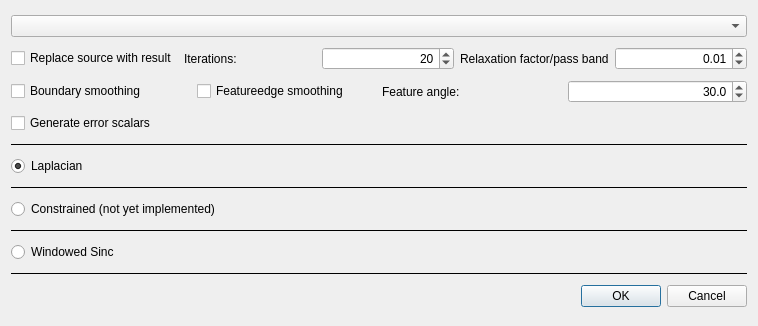
<?xml version="1.0" encoding="UTF-8"?>
<ui version="4.0">
 <class>SmoothDlg</class>
 <widget class="QDialog" name="SmoothDlg">
  <property name="geometry">
   <rect>
    <x>0</x>
    <y>0</y>
    <width>758</width>
    <height>326</height>
   </rect>
  </property>
  <property name="windowTitle">
   <string>Dialog</string>
  </property>
  <layout class="QVBoxLayout" name="verticalLayout">
   <item>
    <widget class="QComboBox" name="selectedObjectCB"/>
   </item>
   <item>
    <layout class="QHBoxLayout" name="horizontalLayout">
     <item>
      <widget class="QCheckBox" name="ReplaceSourceChk">
       <property name="text">
        <string>Replace source with result</string>
       </property>
      </widget>
     </item>
     <item>
      <widget class="QLabel" name="label">
       <property name="text">
        <string>Iterations:</string>
       </property>
      </widget>
     </item>
     <item>
      <widget class="QSpinBox" name="iterationsSpn">
       <property name="alignment">
        <set>Qt::AlignRight|Qt::AlignTrailing|Qt::AlignVCenter</set>
       </property>
       <property name="maximum">
        <number>500</number>
       </property>
       <property name="value">
        <number>20</number>
       </property>
      </widget>
     </item>
     <item>
      <widget class="QLabel" name="label_2">
       <property name="text">
        <string>Relaxation factor/pass band</string>
       </property>
      </widget>
     </item>
     <item>
      <widget class="QDoubleSpinBox" name="relaxFactorSpn">
       <property name="alignment">
        <set>Qt::AlignRight|Qt::AlignTrailing|Qt::AlignVCenter</set>
       </property>
       <property name="maximum">
        <double>1.000000000000000</double>
       </property>
       <property name="singleStep">
        <double>0.010000000000000</double>
       </property>
       <property name="value">
        <double>0.010000000000000</double>
       </property>
      </widget>
     </item>
    </layout>
   </item>
   <item>
    <layout class="QHBoxLayout" name="horizontalLayout_6">
     <item>
      <widget class="QCheckBox" name="boundarySmoothBtn">
       <property name="text">
        <string>Boundary smoothing</string>
       </property>
      </widget>
     </item>
     <item>
      <widget class="QCheckBox" name="featureedgeSmoothingBtn">
       <property name="text">
        <string>Featureedge smoothing</string>
       </property>
      </widget>
     </item>
     <item>
      <widget class="QLabel" name="label_3">
       <property name="text">
        <string>Feature angle:</string>
       </property>
      </widget>
     </item>
     <item>
      <widget class="QDoubleSpinBox" name="featureAngleSpn">
       <property name="alignment">
        <set>Qt::AlignRight|Qt::AlignTrailing|Qt::AlignVCenter</set>
       </property>
       <property name="decimals">
        <number>1</number>
       </property>
       <property name="maximum">
        <double>180.000000000000000</double>
       </property>
       <property name="value">
        <double>30.000000000000000</double>
       </property>
      </widget>
     </item>
    </layout>
   </item>
   <item>
    <layout class="QHBoxLayout" name="horizontalLayout_7">
     <item>
      <widget class="QCheckBox" name="errorScalarsBtn">
       <property name="text">
        <string>Generate error scalars</string>
       </property>
      </widget>
     </item>
    </layout>
   </item>
   <item>
    <widget class="Line" name="line_3">
     <property name="frameShadow">
      <enum>QFrame::Plain</enum>
     </property>
     <property name="orientation">
      <enum>Qt::Horizontal</enum>
     </property>
    </widget>
   </item>
   <item>
    <layout class="QHBoxLayout" name="horizontalLayout_2">
     <property name="leftMargin">
      <number>0</number>
     </property>
     <item>
      <widget class="QRadioButton" name="laplacianRadio">
       <property name="text">
        <string>Laplacian</string>
       </property>
       <property name="checked">
        <bool>true</bool>
       </property>
      </widget>
     </item>
    </layout>
   </item>
   <item>
    <widget class="Line" name="line_2">
     <property name="frameShadow">
      <enum>QFrame::Plain</enum>
     </property>
     <property name="orientation">
      <enum>Qt::Horizontal</enum>
     </property>
    </widget>
   </item>
   <item>
    <layout class="QHBoxLayout" name="horizontalLayout_3">
     <item>
      <widget class="QRadioButton" name="constrainedRadio">
       <property name="text">
        <string>Constrained (not yet implemented)</string>
       </property>
      </widget>
     </item>
    </layout>
   </item>
   <item>
    <widget class="Line" name="line">
     <property name="frameShadow">
      <enum>QFrame::Plain</enum>
     </property>
     <property name="lineWidth">
      <number>1</number>
     </property>
     <property name="orientation">
      <enum>Qt::Horizontal</enum>
     </property>
    </widget>
   </item>
   <item>
    <layout class="QHBoxLayout" name="horizontalLayout_4">
     <item>
      <widget class="QRadioButton" name="sincRadio">
       <property name="text">
        <string>Windowed Sinc</string>
       </property>
      </widget>
     </item>
    </layout>
   </item>
   <item>
    <widget class="Line" name="line_4">
     <property name="frameShadow">
      <enum>QFrame::Plain</enum>
     </property>
     <property name="orientation">
      <enum>Qt::Horizontal</enum>
     </property>
    </widget>
   </item>
   <item>
    <widget class="QDialogButtonBox" name="buttonBox">
     <property name="orientation">
      <enum>Qt::Horizontal</enum>
     </property>
     <property name="standardButtons">
      <set>QDialogButtonBox::Cancel|QDialogButtonBox::Ok</set>
     </property>
    </widget>
   </item>
  </layout>
 </widget>
 <resources/>
 <connections>
  <connection>
   <sender>buttonBox</sender>
   <signal>accepted()</signal>
   <receiver>SmoothDlg</receiver>
   <slot>accept()</slot>
   <hints>
    <hint type="sourcelabel">
     <x>248</x>
     <y>254</y>
    </hint>
    <hint type="destinationlabel">
     <x>157</x>
     <y>274</y>
    </hint>
   </hints>
  </connection>
  <connection>
   <sender>buttonBox</sender>
   <signal>rejected()</signal>
   <receiver>SmoothDlg</receiver>
   <slot>reject()</slot>
   <hints>
    <hint type="sourcelabel">
     <x>316</x>
     <y>260</y>
    </hint>
    <hint type="destinationlabel">
     <x>286</x>
     <y>274</y>
    </hint>
   </hints>
  </connection>
 </connections>
</ui>
